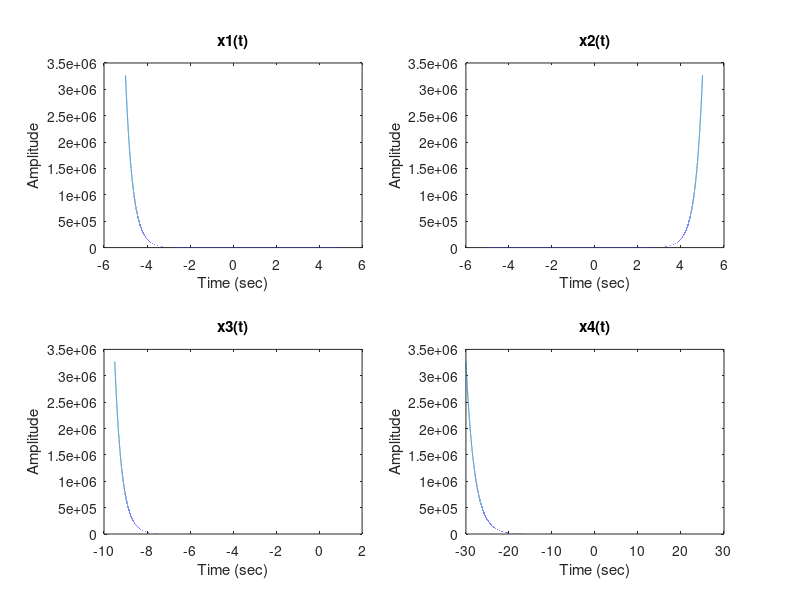

The MATLAB source for this figure: (Note: this script raises an error after producing the figure.)
%% q1
dt = 10000;
t = -1:1/dt:1;
a = 1 + mod(494, 3);
subplot(2,2,1);
%nexttile
y1= sin(20*pi*t*a);
plot(t,y1);
xlabel("Time (sec)");
ylabel("Amplitude") ;
title("y1(t)");

subplot(2,2,2);
%nexttile
y2= cos(5*pi*t*a + pi/4);
plot(t,y2);
xlabel("Time (sec)");
ylabel("Amplitude") ;
title("y2(t)");

subplot(2,2,3);
%nexttile
y3= exp(-2*a*t);
plot(t,y3);
xlabel("Time (sec)");
ylabel("Amplitude") ;
title("y3(t)");

subplot(2,2,4);
%nexttile
y4= (exp(-0.25*a*t)).*sin(20*pi*t);
plot(t,y4);
xlabel("Time (sec)");
ylabel("Amplitude") ;
title("y4(t)");
subplot(2,2,4);
%% q2
dt = 10000;
t = -5:1/dt:5;
a = 1 + mod(494, 3);
%x1=inline('exp(-a.*t)','t');
x1=exp(-a*t);

subplot(2,2,1);
plot(t,x1);
xlabel("Time (sec)");
ylabel("Amplitude") ;
title("x1(t)");

subplot(2,2,2);
plot(-t,x1);
xlabel("Time (sec)");
ylabel("Amplitude") ;
title("x2(t)");

subplot(2,2,3);
plot(t-1.5*a,x1);
xlabel("Time (sec)");
ylabel("Amplitude") ;
title("x3(t)");

subplot(2,2,4);
plot(2*a*t,x1);
xlabel("Time (sec)");
ylabel("Amplitude") ;
title("x4(t)");
%% q3-a
data = load('ECG_Data.txt');
plot(data);
xlabel('Sample');
ylabel('ECG Value');
title("ECG data plot");
grid on;
%% q3-b
datajan=load('RainFallIndia_Jan.txt');
datajuly=load('RainFallIndia_July.txt');
histogram(datajan);
histogram(datajuly);
meanjan=mean(datajan);
stddjan=std(datajan);
meanjuly=mean(datajuly);
stddjuly=std(datajuly);
%% q3-c
file='Track001.wav';
Fs=1/100000;
[y,Fs]=audioread(file);
sound(y,Fs);
%% q4
[y,Fs] = audioread("Track001.wav")
%sound(y,Fs)
F = 250*a
Y = y *cos(2*pi*F/Fs)
%sound(y,Fs)
figure; plot(y) 
figure; plot(Y)
Fy = fft(y) 
FY = fft(Y)
figure; plot(Fy) 
figure; plot(FY)
%% q5
T = 5000*0.001;
a = 1 + mod(494, 3);
t = linspace(0,T,5000);
w1 = sin(200*a*t);
w2 = sin(220*a*t);
Fs = 44100;
w3 = [w1(1:2500) w2(2501:5000)];
audiowrite("sg1.wav",w3,Fs);
sound(w3,Fs)
%% q6
t = linspace(0,5,10000)
f1 = sin(2*pi*436*t); %LA
f2 = sin(2*pi*490.94*t); %SI
f3 = sin(2*pi*261.63*t); %DO
f4 = sin(2*pi*293.66 *t); %RA
f5 = sin(2*pi*329.63 *t); %ME
f6 = sin(2*pi*349.23*t); %FA
f7 = sin(2*pi*392.00 *t); %SOL
f9= sin(2*pi*523.00 *t); %si
f8 = [f3 f4 f5 f6 f7 f1 f2 f9];
Fs = 5000;
%Fs alias sampling frewuency should be about twice the given frequecny
audiowrite("sg2.wav",f8,Fs);
sound(f8,Fs)
%% q7
a
Fs = 44100
load ConvFile2.txt
h = ConvFile2
[s,Fs] = audioread("Track002.wav")
sound(s,Fs)
x= conv2(s,h)
audiowrite("sg3.wav",x,Fs)
sound(x,Fs)


